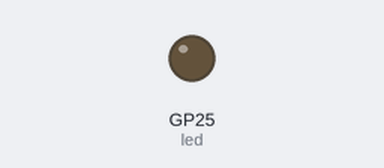
Recording of a program running on a simulated Raspberry Pi Pico running MicroPython. Parts: output pins drawn as LEDs (lit = HIGH).

Above: at 1.4 s.
At 3.7 s:
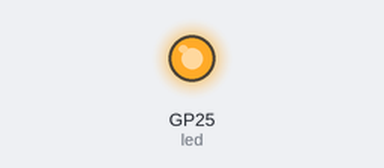
Timing chart, 0 to 9.8 s (numbered marks = the images above):
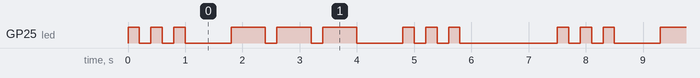

The program:

OnBoardLEDBlinkSOS.py
```python
from machine import Pin
import time

led = Pin("LED", Pin.OUT)

def dot():
    led.on()
    time.sleep(0.2)
    led.off()
    time.sleep(0.2)

def dash():
    led.on()
    time.sleep(0.6)
    led.off()
    time.sleep(0.2)

while True:
    # S (...)
    dot(); dot(); dot()
    time.sleep(0.6)
    # O (---)
    dash(); dash(); dash()
    time.sleep(0.6)
    # S (...)
    dot(); dot(); dot()
    time.sleep(1.5)
```

Measured:
- by itself, GP25 (led): repeats every 7.5 s: 2 × (LOW 0.20 s, HIGH 0.20 s), LOW 0.80 s, 2 × (HIGH 0.60 s, LOW 0.20 s), HIGH 0.60 s, LOW 0.80 s, 2 × (HIGH 0.20 s, LOW 0.20 s), HIGH 0.20 s, LOW 1.7 s, HIGH 0.20 s
- by itself, everything shown: repeats every 7.5 s, in 18 steps
